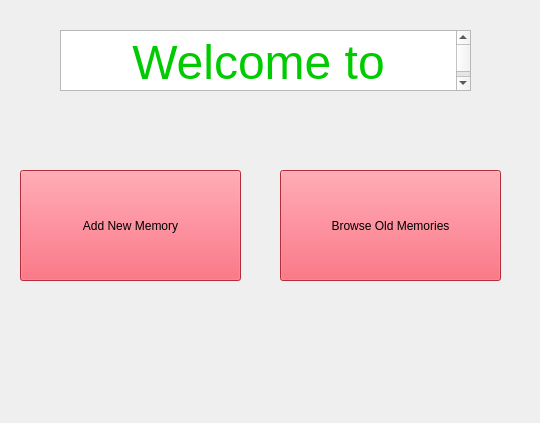
<?xml version="1.0" encoding="UTF-8"?>
<ui version="4.0">
 <class>MainWindow</class>
 <widget class="QMainWindow" name="MainWindow">
  <property name="geometry">
   <rect>
    <x>0</x>
    <y>0</y>
    <width>540</width>
    <height>423</height>
   </rect>
  </property>
  <property name="windowTitle">
   <string>MainWindow</string>
  </property>
  <widget class="QWidget" name="welcome">
   <widget class="QTextEdit" name="title">
    <property name="geometry">
     <rect>
      <x>60</x>
      <y>30</y>
      <width>411</width>
      <height>61</height>
     </rect>
    </property>
    <property name="html">
     <string>&lt;!DOCTYPE HTML PUBLIC &quot;-//W3C//DTD HTML 4.0//EN&quot; &quot;http://www.w3.org/TR/REC-html40/strict.dtd&quot;&gt;
&lt;html&gt;&lt;head&gt;&lt;meta name=&quot;qrichtext&quot; content=&quot;1&quot; /&gt;&lt;style type=&quot;text/css&quot;&gt;
p, li { white-space: pre-wrap; }
&lt;/style&gt;&lt;/head&gt;&lt;body style=&quot; font-family:'.SF NS Text'; font-size:13pt; font-weight:400; font-style:normal;&quot;&gt;
&lt;p align=&quot;center&quot; style=&quot; margin-top:0px; margin-bottom:0px; margin-left:0px; margin-right:0px; -qt-block-indent:0; text-indent:0px;&quot;&gt;&lt;span style=&quot; font-size:36pt; color:#00cb00;&quot;&gt;Welcome to Photojournal&lt;/span&gt;&lt;/p&gt;&lt;/body&gt;&lt;/html&gt;</string>
    </property>
   </widget>
   <widget class="QPushButton" name="new_mem_button">
    <property name="geometry">
     <rect>
      <x>20</x>
      <y>170</y>
      <width>221</width>
      <height>111</height>
     </rect>
    </property>
    <property name="autoFillBackground">
     <bool>false</bool>
    </property>
    <property name="styleSheet">
     <string notr="true">background-color: rgb(255, 60, 80)</string>
    </property>
    <property name="text">
     <string>Add New Memory</string>
    </property>
   </widget>
   <widget class="QPushButton" name="browse_button">
    <property name="geometry">
     <rect>
      <x>280</x>
      <y>170</y>
      <width>221</width>
      <height>111</height>
     </rect>
    </property>
    <property name="styleSheet">
     <string notr="true">background-color: rgb(255, 60, 80)</string>
    </property>
    <property name="text">
     <string>Browse Old Memories</string>
    </property>
   </widget>
  </widget>
 </widget>
 <resources/>
 <connections/>
</ui>
